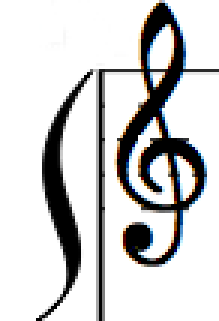
#> input picture part3/temp/g_clef.png, 73 x 107 px (shown 3 times larger)
$ python scramble.py temp/g_clef.png out.png 100
#> lines starting #> are read from the running program, lines starting #| are printed output that depends on the picture
#Import the Image and ImageFilter classes from PIL (Pillow)
from PIL import Image
from PIL import ImageFilter
import math
import sys
import random
import copy

if __name__ == '__main__':


    if(len(sys.argv) < 2):
        raise Exception("error: please give an input and output image filename as a parameter, as well as a tile size (in pixels), like this: \n"
                     "python3 pichu_devil.py [input] [output] [size]")

    # Load an image
    im = Image.open(sys.argv[1]).convert("RGB")
    tile_size = int(sys.argv[3])

    # pad the image out to the nearest multiple of the tile size:
    new_height = math.ceil(float(im.height) / tile_size) * tile_size
#> new_height = 200
    new_width = math.ceil(float(im.width) / tile_size) * tile_size
#> new_width = 100

    # Create a new blank color image the same size as the input
    padded_im = Image.new(im.mode, (new_width, new_height), color=(255,255,255))
#> padded_im: PIL image 100x200 RGB; every value is 255
    padded_im.paste(im, (0,0))
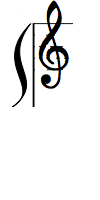
#> padded_im: PIL image 100x200 RGB; mean R, G, B 236.4, 236.3, 236.4
    padded_im.save("padded.png")

    # now create scrambled image
    scrambled_im = Image.new(im.mode, (new_width, new_height))
#> scrambled_im: PIL image 100x200 RGB; every value is 0
    coords = [ (x,y,x+tile_size,y+tile_size) for x in range(0, new_width, tile_size) for y in range(0, new_height, tile_size) ]
#> coords = [(0, 0, 100, 100), (0, 100, 100, 200)]
    orig_coords = copy.deepcopy(coords)
#> orig_coords = [(0, 0, 100, 100), (0, 100, 100, 200)]
    random.shuffle(coords)
    for (d,s) in zip(coords, orig_coords):
        scrambled_im.paste(padded_im.crop(s), d)

    # Save the image
    scrambled_im.save(sys.argv[2])
